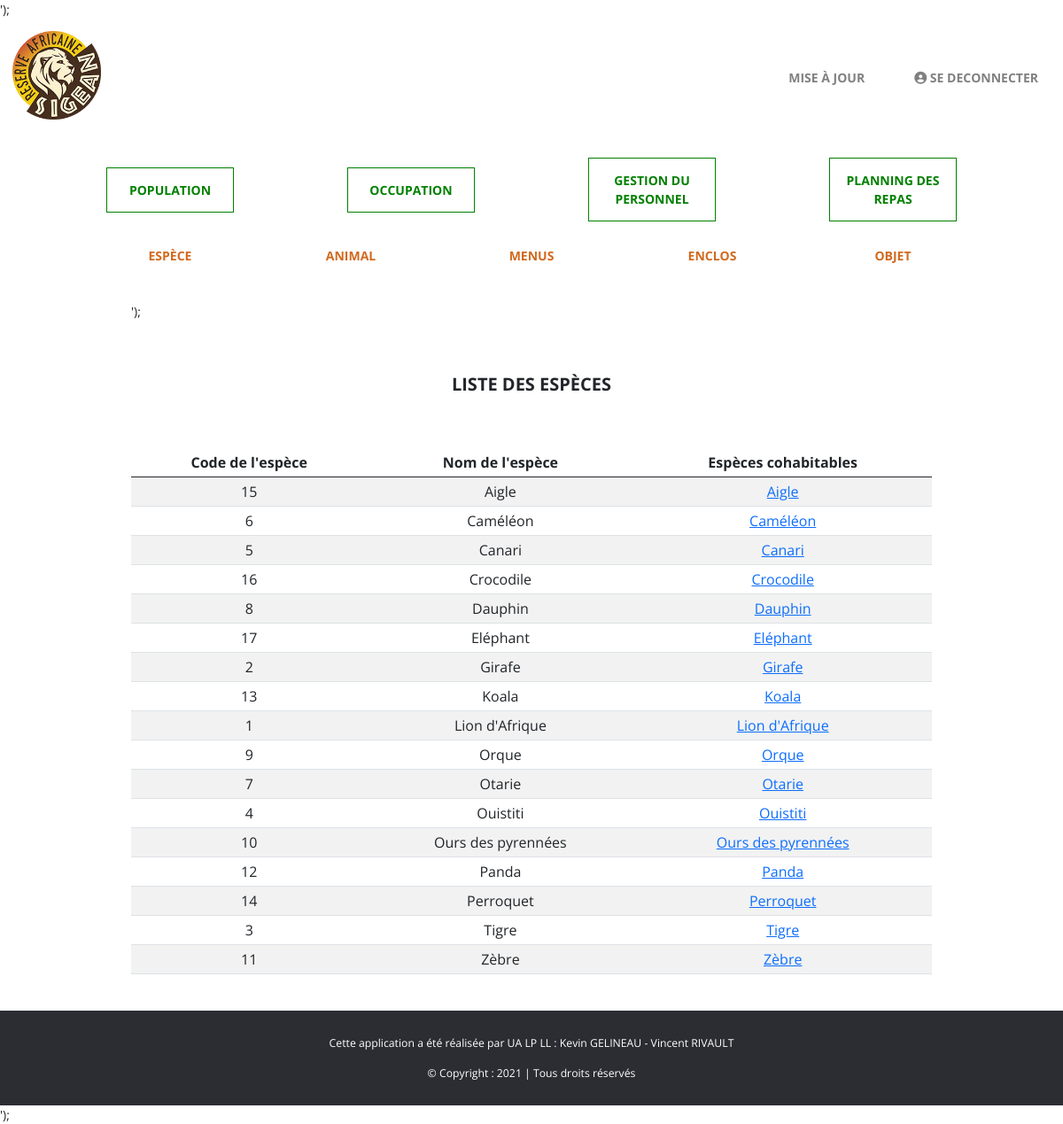
Screenshot of /index.php?controller=Espece&action=display (signed in) with the database file from the repository.
### tables this page shows
CREATE TABLE IF NOT EXISTS `espece` (
  `code_espece` int NOT NULL AUTO_INCREMENT,
  `nom_espece` varchar(50) DEFAULT NULL,
  PRIMARY KEY (`code_espece`)
);

### Controller/EspeceController.php (called while the page is built, shortened)
<?php
include 'Config/config.php';
include 'Model/' . $classEspece . 'Model.php';
include 'View/' . $classEspece . 'View.php';
class EspeceController extends Controller {
    public function __construct() {
        include 'Config/config.php';
        $this->view = new $classView();
        $this->model = new $classModel();
    }
    public function display() {
        $listeEspeces = $this->model->getEspeces();
        $this->view->displayListEspeces($listeEspeces);
    }
}

### index.php (called while the page is built, shortened)
<?php
include 'Config/config.php';
include 'Model/Model.php';
include 'View/View.php';
function extractParameters() {
    include 'Config/config.php';
    if (isset($_GET['controller'])) {
        $controller = ucfirst($_GET['controller']) . "Controller";
    } else {
        $controller = '' . $classAccueil . 'Controller';
    }
    if (isset($_GET['action'])) {
        $action = $_GET['action'];
    } else {
        $action = 'displayAccueil';
    }
    return (['controller' => $controller, 'action' => $action]);
}
$paramGet = extractParameters();
$action = $paramGet['action'];
$controller = new $controller();
$controller->$action();

### Model/Model.php (called while the page is built, shortened)
<?php
$server = $_SERVER['HTTP_HOST'];
if ($server == 'localhost') {
    abstract class Model
{
    public function __construct()
    {
        try {
            $this->connexion = new PDO("mysql:host=" . self::SERVER . ";dbname="
            . self::BASE, self::USER, self::PASSWORD);
        } catch (Exception $e) {
            echo 'Erreur : ' . $e->getMessage();
        }
    }
}
}

### Config/config.php (called while the page is built, shortened)
<?php
$classEspece = "Espece";
$tableEspece = "espece";

### Model/EspeceModel.php (called while the page is built, shortened)
<?php
class EspeceModel extends Model {
    public function getEspeces() {
        include 'Config/config.php';
        $requete = "SELECT * FROM $tableEspece ORDER BY nom_espece";
        $resultat = $this->connexion->query($requete);
        $listeEspeces = $resultat->fetchAll(PDO::FETCH_ASSOC);
        return $listeEspeces;
    }
}

### View/EspeceView.php (the view, shortened to what this page needs)
<?php
class EspeceView extends View {
    public function displayListEspeces($listeEspeces) {
        include 'Config/config.php';
        $this->page .=
            '<h2>Liste des espèces</h2>
            <table id="tableUser" class="table table-striped mb-0 text-center">
                <thead class="thead-dark">
                    <tr>
                        <th scope="col">Code de l\'espèce</th>
                        <th scope="col">Nom de l\'espèce</th>
                        <th scope="col">Espèces cohabitables</th>';
        $this->page .=
                    '</tr>
                </thead>
                <tbody>
                    <tr>';
        foreach ($listeEspeces as $key) {
            $this->page .= '
                        <td>' . $key['code_espece'] . '</td>
                        <td>' . $key['nom_espece'] . '</td>
                        <td> <a href="index.php?controller=' . $classEspece
                        . '&action=displayListEspecesCohabitables&id='
                        . $key["code_espece"] . '">' . $key["nom_espece"] . '</a></td>
                    </tr>';
        }
        $this->page .=
                '</tbody>
            </table>';
    }
}

### rows the page displays
espece: code_espece "15", nom_espece "Aigle"
espece: code_espece "6", nom_espece "Caméléon"
espece: code_espece "5", nom_espece "Canari"
espece: code_espece "16", nom_espece "Crocodile"
espece: code_espece "8", nom_espece "Dauphin"
espece: code_espece "17", nom_espece "Eléphant"
espece: code_espece "2", nom_espece "Girafe"
espece: code_espece "13", nom_espece "Koala"
espece: code_espece "1", nom_espece "Lion d'Afrique"
espece: code_espece "9", nom_espece "Orque"
espece: code_espece "7", nom_espece "Otarie"
espece: code_espece "4", nom_espece "Ouistiti"
espece: code_espece "10", nom_espece "Ours des pyrennées"
espece: code_espece "12", nom_espece "Panda"
espece: code_espece "14", nom_espece "Perroquet"
espece: code_espece "3", nom_espece "Tigre"
espece: code_espece "11", nom_espece "Zèbre"
